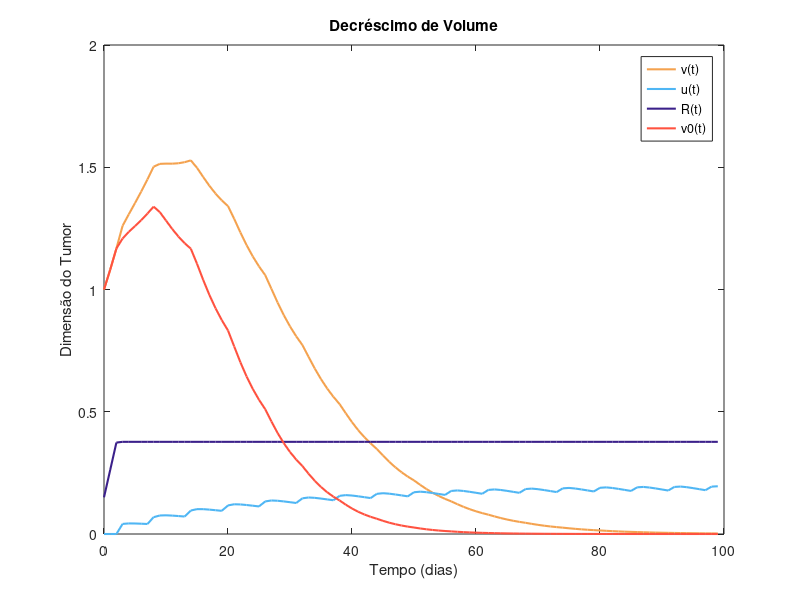

Source code (MATLAB):
clear
%Constantes ja definidas
k12 = 0.3 * 3600;
k21 = 0.2455 * 3600;
k10 = 0.0643 * 3600;
v1 = 3110;
v2 = 3110;
delta = 1000;
h = 1;
c50 = 7.1903;
a = 0.09;
kt = 10;
b = 1;

%Valores das varias posiçoes da matriz da equaçao (1)
mat_A = -1 * (k12 + k10)/v1;
mat_B = k21/v1;
mat_C = k12/v2;
mat_D = -1 * k21/v2;
A = [mat_A, mat_B; mat_C, mat_D];
%valores selecionados
xmax = 100;
d_val = 3;


%Definiçao dos vetores t, d, c1, c2, u, du, v, dv
t = 0:1:xmax-1;
%definir d com espaçamento variavel
esp = zeros(1, xmax) + 6;
esp = [esp, xmax]; %para garantir sempre a dimensao minima
d = zeros(1,xmax);
idx = 1;
for k = 1:length(esp)
    d(idx) = d_val;
idx = idx + esp(k);
end
d = d(1:xmax); %limitar o d para a dimensao a utilizar no grafico

c1(1:xmax-1) = zeros;
c2(1:xmax-1) = zeros;
u = (1:xmax);
dv = (1:xmax);
dv(1:xmax) = zeros;
v = (1:xmax);

%Obtenção dos vetores c1, c2 e as suas derivadas
for k = 1:xmax-1
    c1(h*(k+1)) = c1(h*k) + h * A(1,:) * [c1(h*k); c2(h*k)] + delta * d(h*k)/v1;
    c2(h*(k+1)) = c2(h*k) + h * A(2,:) * [c1(h*k); c2(h*k)];
end

%Obtenção do vetor u e a sua derivada
u0 = (1:xmax);
cTH = 0.4; %limiar
R = 1:xmax;
R(1:xmax) = 0;
R(1) = 0.15;
cfort = 0.7; %coeficiente de fortalecimento - determina o quao fortalecidas as celulas ficam (aumento max da resistência)
u(1) = 0;
for k = 1:xmax
    if c2(k) < cTH
        if k > 1
            u(k) = 0;
        end
        if k < xmax
            R(k+1) = R(k) + cfort*(cTH - c2(k))^2; %quadratico para se aproximar mais ao real; aumento tanto > quanto < c2
        end
   else
        u(k) = (c2(k) / (c50 + c2(k))) * 1/(1 + R(k));
        if k < xmax
            R(k+1) = R(k);
        end
    end
    u0(k) = (c2(k) / (c50 + c2(k)));
end

%Obtenção do vetor v e a sua derivada
v0 = (1:xmax);
dv0 = (1:xmax);
for k = 1:xmax-1
    dv(k) = (a*v(k)*(1-(v(k)/kt))-(b*u(k)*v(k)));
    v(k+1) = v(k) + h * dv(k);
    dv0(k) = (a*v0(k)*(1-(v0(k)/kt))-(b*u0(k)*v0(k)));
    v0(k+1) = v0(k) + h * dv0(k);
end

%Plot dos graficos, sobrepostos
figure(1)
plot(t,v,'Color','#F4A24F','LineWidth',1.5)
hold on
plot(t,u,'Color','#4FB6F4','LineWidth',1.5);
hold on
plot(t,R,'Color','#3B208A','LineWidth',1.5);
hold on
plot(t, v0,'Color','#FF5240','LineWidth',1.5);
title("Decréscimo de Volume");
xlabel("Tempo (dias)");
ylabel("Dimensão do Tumor");
legend('v(t)','u(t)','R(t)', 'v0(t)');